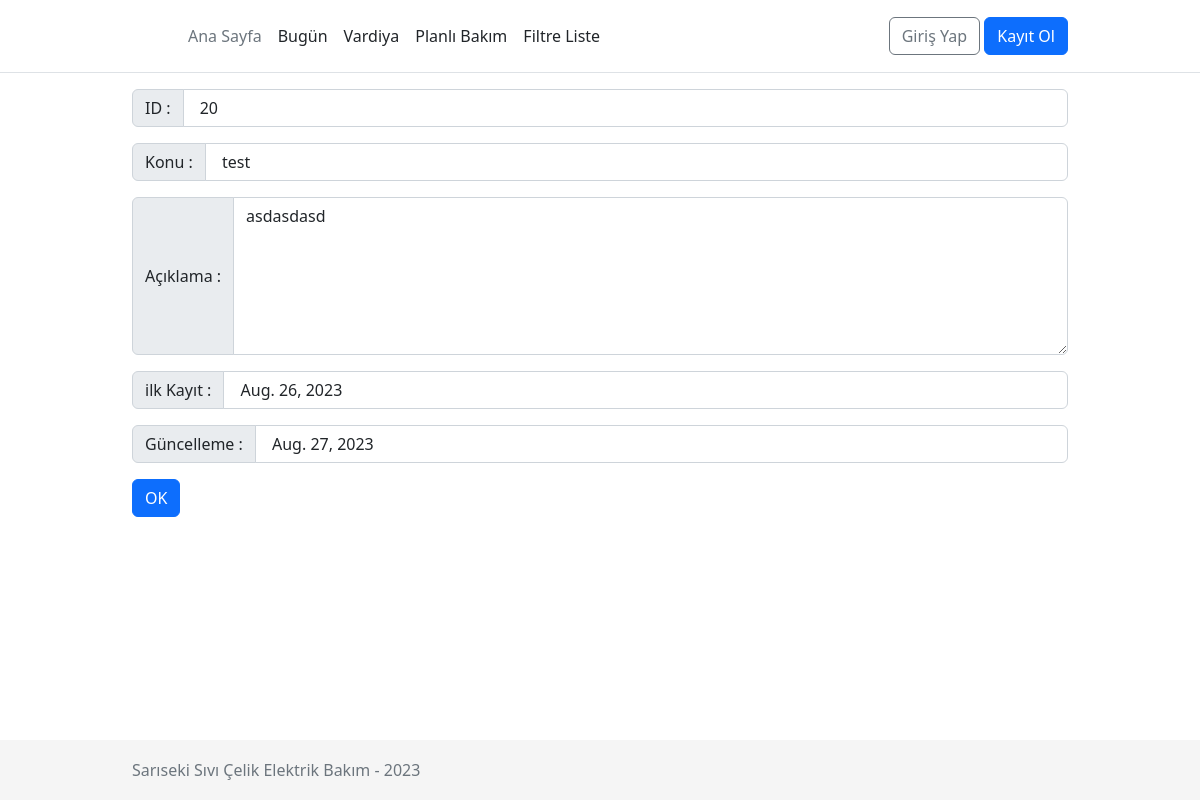
Page /Works/20/ on the committed database.
### pages/models.py (models this page shows, shortened)
class Work(models.Model):
    id    = models.AutoField(primary_key=True)
    name  = models.CharField(max_length = 100)
    detail  = models.TextField(max_length = 2000, default="")
    dateCreate = models.DateField( auto_now_add=True)
    dateUpdate = models.DateField( auto_now=True)
    class Meta:
        verbose_name = ("Work")
        verbose_name_plural = ("Works")

### pages/views.py (the view)
# urls.py: path('Works/<int:pk>/', WorkDetailView.as_view(), name='Work_detail'),
class WorkDetailView(DetailView):
    model = Work
    template_name = 'work/Work_detail.html'

### templates/work/work_detail.html (shortened to what this page needs)
{% extends '_base.html' %}
{% block content %}
<div class="input-group mb-3">
    <span class="input-group-text" id="basic-addon1">ID : </span>
    <input class="form-control" type="text" value=" {{ object.id }}" aria-label="Disabled input example" readonly>
</div>
<div class="input-group mb-3">
    <span class="input-group-text" id="basic-addon1">Konu : </span>
    <input class="form-control" type="text" value=" {{ object.name }}" aria-label="Disabled input example" readonly>
</div>
<div class="input-group mb-3">
    <span class="input-group-text" id="basic-addon1">Açıklama : </span>
    <textarea class="form-control" id="exampleFormControlTextarea1" rows="6" readonly>{{ object.detail }}</textarea>
</div>
<div class="input-group mb-3">
    <span class="input-group-text" id="basic-addon1"> ilk Kayıt : </span>
    <input class="form-control" type="text" value=" {{ object.dateCreate }}" aria-label="Disabled input example" readonly>
</div>
<div class="input-group mb-3">
    <span class="input-group-text" id="basic-addon1">Güncelleme : </span>
    <input class="form-control" type="text" value=" {{ object.dateUpdate }}" aria-label="Disabled input example" readonly>
</div>
<a href="{% url 'Work_list' %}" class="btn btn-primary " role="button"> OK </a>
{% endblock content %}

### static/css/base.css (style rules this page uses)
html { position: relative; min-height: 100%; font-size: 14px; }
@media (min-width: 768px) { html { font-size: 16px; } }
body { margin-bottom: 60px; }

### rows in the picture
Work: id "20", name "test", detail "asdasdasd", dateCreate "Aug. 26, 2023", dateUpdate "Aug. 27, 2023"
